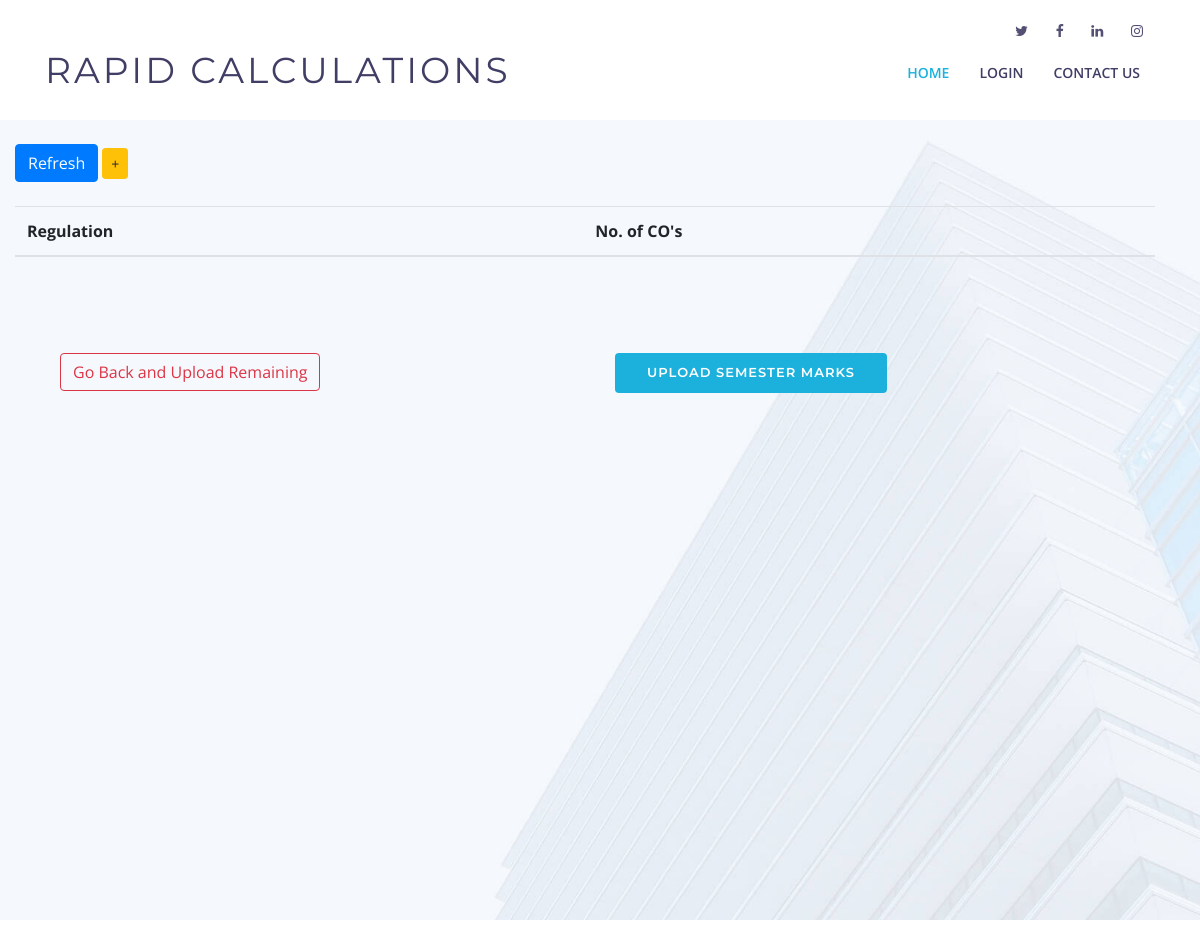
Before: /upload/Subject/show_marks_semester/ with the older database file.
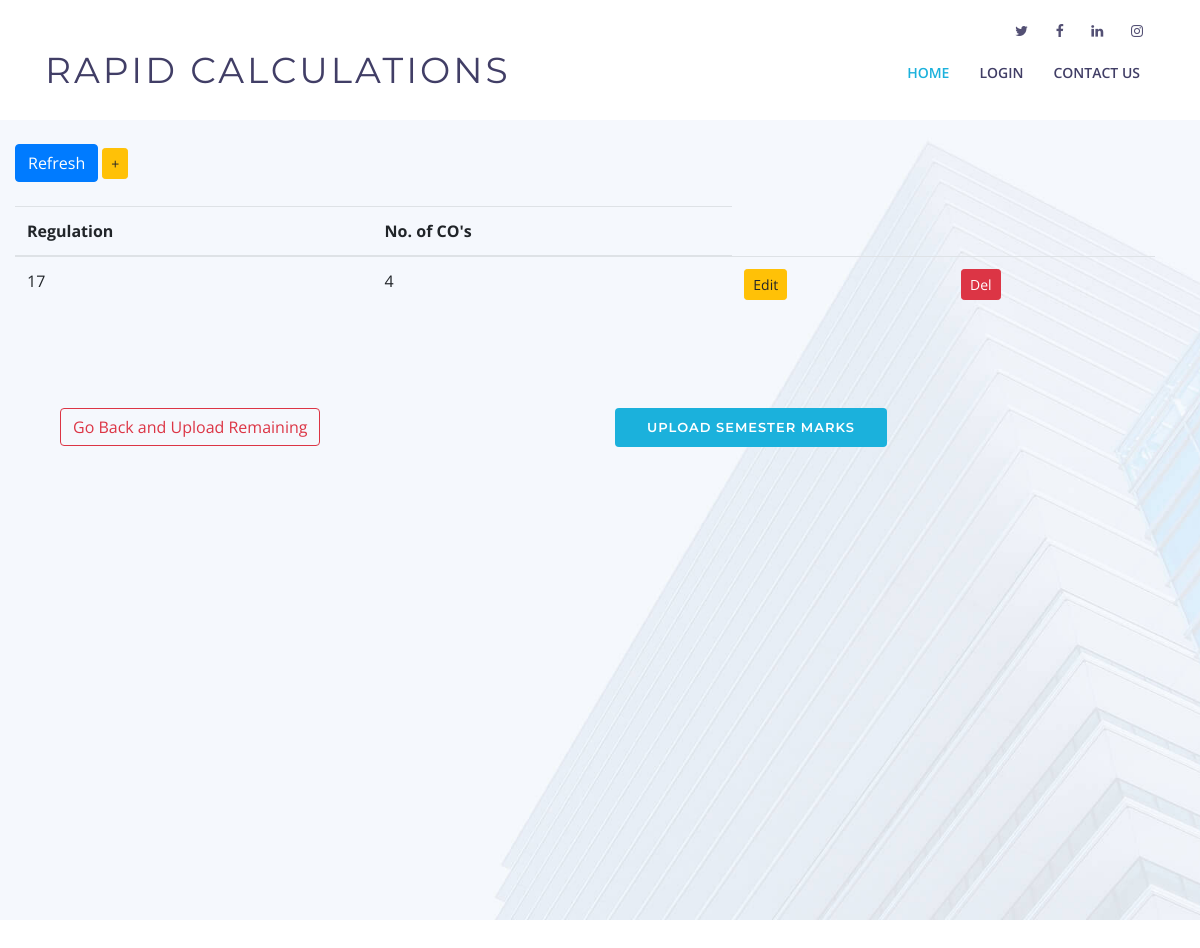
After: the same page with the newer database file.
### pages/models.py (models this page shows, shortened)
class Semester_Total_marks(models.Model):
    choices = (
        (15, 'R2015'),
        (17, 'R2017'),
        (19, 'R2019')
    )
    regulation = models.IntegerField(choices= choices, default = 15)
    choices1 = ((4, 4), (5, 5), (6, 6))
    no_of_CO = models.IntegerField(choices = choices1, default = 4)

### pages/views.py (the view)
# urls.py: path('upload/Subject/show_marks_semester/', show_marks_semester, name="show_marks_semester"),
def show_marks_semester(request):
    return show_marks_attributes(request, Semester_Total_marks, "semester_marks.html")

### pages/views.py (called while the page is built)
def show_marks_attributes(request, model, html_file):
    target_stu_items = TargetCOStudent.objects.all()
    target_cls_iems = TargetCOClass.objects.all()
    items = model.objects.all()
    context = {
        'range' : range(1, Student_details.objects.count() + 1),
        'marks_items' : items,
        'target_co_stu' : target_stu_items,
        'target_co_cls' : target_cls_iems,
    }
    return render(request, html_file, context)

### templates/semester_marks.html (shortened to what this page needs)
<!DOCTYPE html>
<html lang="en">
<head>
  <link href="/static/pages/lib/bootstrap/css/bootstrap.min.css" rel="stylesheet">
  <link href="/static/pages/lib/font-awesome/css/font-awesome.min.css" rel="stylesheet">
  <link href="/static/pages/lib/animate/animate.min.css" rel="stylesheet">
  <link href="/static/pages/lib/ionicons/css/ionicons.min.css" rel="stylesheet">
  <link href="/static/pages/lib/owlcarousel/assets/owl.carousel.min.css" rel="stylesheet">
  <link href="/static/pages/lib/lightbox/css/lightbox.min.css" rel="stylesheet">
  <link rel="stylesheet" href="/static/pages/css/style.css" type="text/css">
</head>
<body>
  <header id="header">
    <div id="topbar">
      <div class="container">
        <div class="social-links">
          <a href="https://twitter.com/kctofficial?lang=en" class="twitter"><i class="fa fa-twitter"></i></a>
          <a href="https://www.facebook.com/KCT.edu/" class="facebook"><i class="fa fa-facebook"></i></a>
          <a href="https://in.linkedin.com/school/kct/" class="linkedin"><i class="fa fa-linkedin"></i></a>
          <a href="https://www.instagram.com/kct_84/?hl=en" class="instagram"><i class="fa fa-instagram"></i></a>
        </div>
      </div>
    </div>
    <div class="container">
      <div class="logo float-left">
        <h1 class="text-light"><a href="#intro" class="scrollto"><span>Rapid Calculations</span></a></h1>
      </div>
      <nav class="main-nav float-right d-none d-lg-block">
        <ul>
          <li class="active"><a href="{% url 'home' %}">Home</a></li>
          <li><a href="{% url 'login' %}">Login</a></li>
          <li><a href="#footer">Contact Us</a></li>
        </ul>
      </nav>
    </div>
  </header>
  <br><br><br><br><br>
  <section id="intro">
    <div class="container">
    <div class="row">
        <div class="row table-responsive">
          <br>
          <div class="button">
            <a href="{% url 'show_marks_semester' %}" class="btn btn-primary btn-md" role="button"> Refresh</a>
            <a href="{% url 'add_marks_semester' %}" class="btn btn-warning btn-sm" role="button"> +</a>
          </div>
          <br>
            <table class="table table-hover table-stripped">
              <thead>
                <tr>
                  <th>Regulation</th>
                  <th>No. of CO's</th>
                </tr>
              </thead>
              <tbody>
                  {% for item in marks_items %}
                  <tr>
                    <td> {{ item.regulation }}</td>
                    <td>{{ item.no_of_CO }}</td>
                    <td>
                      <a href="{% url 'edit_marks_semester' item.pk %}" class="btn btn-warning btn-sm" role="button"> Edit</a>
                    </td>
                    <td>
                      <a href="{% url 'del_marks_semester' item.pk %}" class="btn btn-danger btn-sm" role="button"> Del</a>
                    </td>
                  </tr>
                  {% endfor %}
              </tbody>
            </table>
      </div>
      <div class="container d-flex h-100">
        <div class="col-md-6 intro-info order-md-first order-last">
          <a href="{% url 'select_sub' %}" class="btn btn-outline-danger scrollto"> Go Back and Upload Remaining </a>
        </div>
        <div class="col-md-6 intro-info order-md-first order-last">
          <a href="{% url 'upload_semester_marks' %}" class="btn-get-started scrollto"> Upload Semester Marks </a>
        </div>
      </div>
  </section>
<br><br><br><br><br>
  </body>
  </html>

Changed rows visible on the page:
added Semester_Total_marks: regulation "17", no_of_CO "4"
